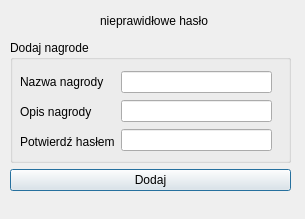
<?xml version="1.0" encoding="UTF-8"?>
<ui version="4.0">
 <class>gracz_dodaj_nagrode</class>
 <widget class="QDialog" name="gracz_dodaj_nagrode">
  <property name="geometry">
   <rect>
    <x>0</x>
    <y>0</y>
    <width>305</width>
    <height>219</height>
   </rect>
  </property>
  <property name="windowTitle">
   <string>Dialog</string>
  </property>
  <widget class="QLabel" name="label_4">
   <property name="geometry">
    <rect>
     <x>100</x>
     <y>10</y>
     <width>141</width>
     <height>22</height>
    </rect>
   </property>
   <property name="text">
    <string>nieprawidłowe hasło</string>
   </property>
  </widget>
  <widget class="QWidget" name="">
   <property name="geometry">
    <rect>
     <x>10</x>
     <y>40</y>
     <width>281</width>
     <height>151</height>
    </rect>
   </property>
   <layout class="QVBoxLayout" name="verticalLayout_3">
    <item>
     <widget class="QGroupBox" name="groupBox">
      <property name="title">
       <string>Dodaj nagrode</string>
      </property>
      <widget class="QWidget" name="">
       <property name="geometry">
        <rect>
         <x>10</x>
         <y>30</y>
         <width>252</width>
         <height>84</height>
        </rect>
       </property>
       <layout class="QHBoxLayout" name="horizontalLayout">
        <item>
         <layout class="QVBoxLayout" name="verticalLayout">
          <item>
           <widget class="QLabel" name="label_2">
            <property name="text">
             <string>Nazwa nagrody</string>
            </property>
           </widget>
          </item>
          <item>
           <widget class="QLabel" name="label">
            <property name="text">
             <string>Opis nagrody</string>
            </property>
           </widget>
          </item>
          <item>
           <widget class="QLabel" name="label_3">
            <property name="text">
             <string>Potwierdź hasłem</string>
            </property>
           </widget>
          </item>
         </layout>
        </item>
        <item>
         <layout class="QVBoxLayout" name="verticalLayout_2">
          <item>
           <widget class="QLineEdit" name="lineEdit"/>
          </item>
          <item>
           <widget class="QLineEdit" name="lineEdit_3"/>
          </item>
          <item>
           <widget class="QLineEdit" name="lineEdit_2"/>
          </item>
         </layout>
        </item>
       </layout>
      </widget>
     </widget>
    </item>
    <item>
     <widget class="QPushButton" name="pushButton">
      <property name="text">
       <string>Dodaj</string>
      </property>
     </widget>
    </item>
   </layout>
  </widget>
 </widget>
 <resources/>
 <connections/>
</ui>
